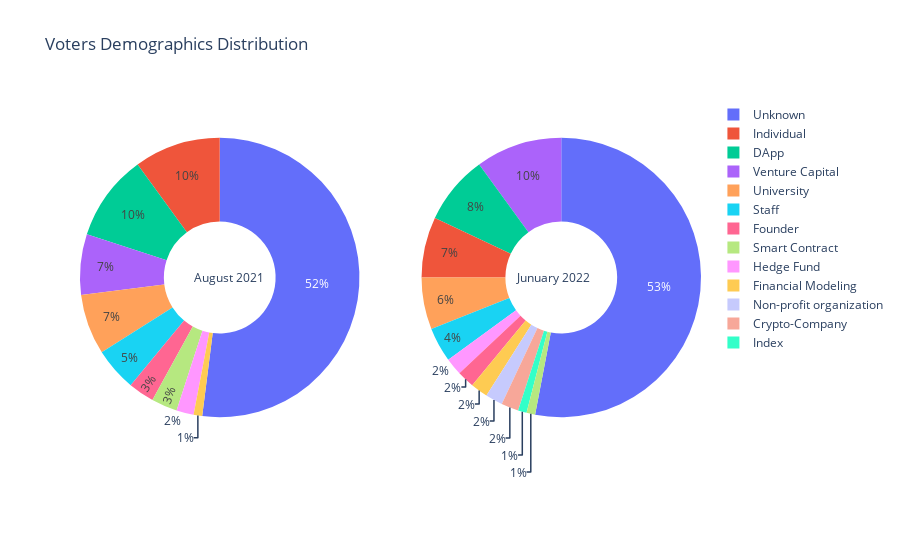

Write notebook code for a chart like this one.
### Markdown cell above
### Visualisation

### Code cell
# Create subplots: use 'domain' type for Pie subplot
fig = make_subplots(rows=1, cols=2, specs=[[{'type':'domain'}, {'type':'domain'}]])
fig.add_trace(go.Pie(labels=ind, values= absolute_occ, name="Voters Demographics Distribution August 2021"),
              1, 1)
fig.add_trace(go.Pie(labels=ind_jun, values= absolute_occ_jun, name="Voters Demographics Distribution Junuary 2022"),
              1, 2)

# Use `hole` to create a donut-like pie chart
fig.update_traces(hole=.4, hoverinfo="label+percent+name")

fig.update_layout(
    title_text="Voters Demographics Distribution",
    # Add annotations in the center of the donut pies.
    annotations=[dict(text='August 2021', x=0.18, y=0.5, font_size=12, showarrow=False),
                 dict(text='Junuary 2022', x=0.825, y=0.5, font_size=12, showarrow=False)])
fig.show()

### Figure 1 — Plotly figure (JSON) as saved in the notebook; plotly's stock layout.template omitted (floating-point values rounded to 4 significant figures)
{"data": [{"domain": {"x": [0, 0.45], "y": [0, 1]}, "hole": 0.4, "hoverinfo": "label+percent+name", "labels": ["Venture Capital", "Financial Modeling", "Hedge Fund", "Founder", "Unknown ", "Individual", "DApp", "University", "Smart Contract", "Staff"], "name": "Voters Demographics Distribution August 2021", "type": "pie", "values": [7, 1, 2, 3, 52, 10, 10, 7, 3, 5]}, {"domain": {"x": [0.55, 1], "y": [0, 1]}, "hole": 0.4, "hoverinfo": "label+percent+name", "labels": ["Venture Capital", "Hedge Fund", "Founder", "Financial Modeling", "Unknown ", "Non-profit organization", "Individual", "Crypto-Company", "DApp", "University", "Index", "Smart Contract", "Staff"], "name": "Voters Demographics Distribution Junuary 2022", "type": "pie", "values": [10, 2, 2, 2, 53, 2, 7, 2, 8, 6, 1, 1, 4]}], "layout": {"annotations": [{"font": {"size": 12}, "showarrow": false, "text": "August 2021", "x": 0.18, "y": 0.5}, {"font": {"size": 12}, "showarrow": false, "text": "Junuary 2022", "x": 0.825, "y": 0.5}], "title": {"text": "Voters Demographics Distribution"}}}
